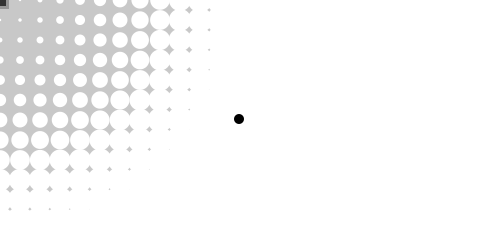
Frame 1 (no input)
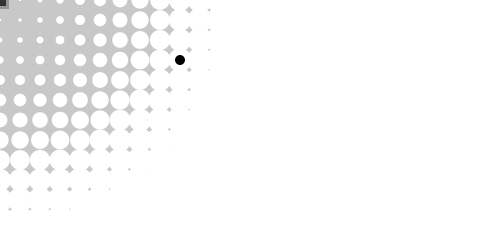
Frame 60 (the mouse pressed at the canvas centre just before this capture)
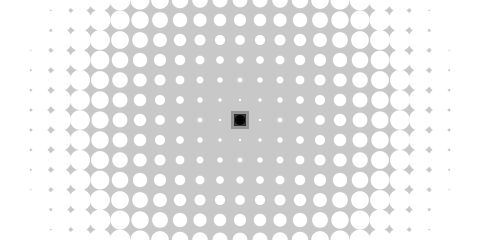
Frame 120 (the mouse held since frame 60 and released just before this capture)

The Processing sketch that drew these frames (run headless with seeded random() and noise(); from frame 60 on, the mouse is pressed at the canvas centre):

// Processing sketch: processing_60485
// ── processing_60485.pde


float x;
float y;
int offset = 10;
float max_distance;

void setup()
{
  size(480,240);
  smooth();
  x = width/2;
  y = height/2;
    max_distance = dist(0, 0, width, height);
  frameRate(60);
  
}
void draw()
{
  background(200);
  if (mouseX > x)
  {
    x += 1;
    offset = -10;
  }
  if (mouseY > y)
  {
    y += 1;
    offset = -10;
  }
  if(mouseX < x)
  {
   x -= 1;
   offset = 10;
  }
    if (mouseY < y)
  {
    y -= 1;
    offset = 10;
  }
   noStroke();
    for(int i = 0; i <= width; i += 20) {
    for(int j = 0; j <= height; j += 20) {
      float size = dist(mouseX, mouseY, i, j);
      size = size/max_distance * 66;
      fill(255);
      ellipse(i, j, size, size);
    }
    }
    fill(0);
  rectMode(CENTER);
  stroke(150);
  strokeWeight(3);
  fill(50);
  rect(mouseX, mouseY, 15, 15);
  noStroke();
  fill(0);
  ellipse(x, y, 10, 10);
}
